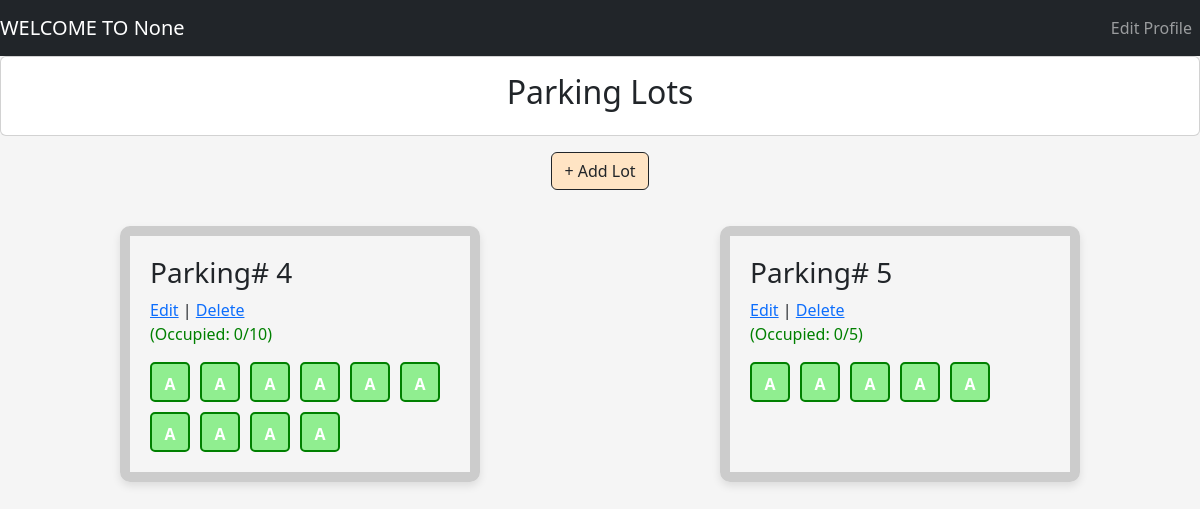
The app's page /admin/dashboard with its own data.
### tables this page shows
CREATE TABLE PARKINGLOT (
            id INTEGER PRIMARY KEY AUTOINCREMENT,
            prime_location_name TEXT NOT NULL,
            address TEXT NOT NULL,
            pincode TEXT NOT NULL,
            price INTEGER NOT NULL,
            maximum_number_of_spots INTEGER NOT NULL
        );

CREATE TABLE PARKINGSPOTS (
        id INTEGER PRIMARY KEY AUTOINCREMENT,
        lot_id INTEGER NOT NULL,
        status TEXT CHECK(status IN ('O', 'A')) NOT NULL DEFAULT 'A',
        spot_number INTEGER,  -- Optional: to identify spot within a lot
        FOREIGN KEY (lot_id) REFERENCES PARKINGLOT(id) ON DELETE CASCADE
        );

### controllers/admin_controller.py (the view)
@admin.route("/admin/dashboard", methods = ['GET','POST'])
def dashboard():
    def getOccupiedValue(spots):
        occupied = 0
        for s in spots:
            if s[2] == 'O': #Getting status
                occupied = occupied+1
        return occupied
    lots = get_all_parking_lots()
    print(lots)
    all_parking_lots = []
    for lot in lots:
        lot_id = lot[0]
        spots = get_all_parking_spots(lot_id)
        total = len(spots)
        occupied = getOccupiedValue(spots)
        available = total - occupied
        all_parking_lots.append({
            "lot": lot,
            "spots": spots,
            "total": total,
            "occupied": occupied,
            "available": available
        })
    print(all_parking_lots)
    return render_template("dashboard/admin_dashboard.html", lots_data = all_parking_lots)

### models/parking_lot.py (called while the page is built)
def get_all_parking_lots():
    connection = sqlite3.connect(DATABASE_PARKING)
    cur = connection.cursor()
    cur.execute(''' Select * from PARKINGLOT ''')
    lots = cur.fetchall()
    connection.commit()
    connection.close()
    return lots

def get_all_parking_spots(lot_id):
    connection = sqlite3.connect(DATABASE_PARKING)
    cur = connection.cursor()
    cur.execute('''
                    Select * from PARKINGSPOTS where lot_id = (?)
                ''', (lot_id,))
    spots = cur.fetchall()
    connection.commit()
    connection.close()
    return spots

### templates/dashboard/admin_dashboard.html
{% extends "navbar.html" %}
{% block content %}
<div style="align-items: center;" class="card">
  <div class="card-body">
    <h2 >Parking Lots</h2>
  </div>
</div>
<div class="mt-auto p-3 text-center">
  <button type="button" class="btn btn-outline-dark btn_add_lot" onclick="window.location.href='/admin/addlot'">
    + Add Lot
  </button>
</div>
<div class=" d-flex flex-row align-content-center justify-content-evenly" style="margin-left: 100;">
  {% for lot in lots_data %}
    <div class="parking_lot">
      <h3>Parking# {{ lot.lot[0] }}</h3>
      <a onclick="window.location.href='/admin/edit?lot_id={{ lot.lot[0] }}'" class="btn-outline-dark">Edit</a> |
      <a href="/admin/delete?lot_id={{ lot.lot[0] }}">Delete</a>
      <p style="color: green;">(Occupied: {{ lot.occupied }}/{{ lot.total }})</p>
      <div class="spot">
        {% for spot in lot.spots %}
          {% if spot[2] == 'O' %}
            <div class="Occupied">O</div>
          {% else %}
            <div class="available">A</div>
          {% endif %}
        {% endfor %}
      </div>
    </div>
  {% endfor %}
</div>
{% endblock %}

### static/css/style.css (style rules this page uses)
body { background-color: #f5f5f5; }
.parking_lot { border: 10px solid #ccc; border-radius: 10px; padding: 20px; margin: 20px auto; width: 30vw; box-shadow: 0 4px 8px rgba(0, 0, 0, 0.1); }
.spot { display: flex; flex-wrap: wrap; gap: 10px; margin-top: 10px; }
.Occupied, .available { width: 40px; height: 40px; text-align: center; line-height: 40px; border-radius: 5px; font-weight: bold; color: white; }
.available { background-color: lightgreen; border: 2px solid green; }
.btn_add_lot { background-color: bisque; }

### records on screen
PARKINGLOT: id "4"
PARKINGSPOTS: status "A"
PARKINGSPOTS: status "A"
PARKINGSPOTS: status "A"
PARKINGSPOTS: status "A"
PARKINGSPOTS: status "A"
PARKINGSPOTS: status "A"
PARKINGSPOTS: status "A"
PARKINGSPOTS: status "A"
PARKINGSPOTS: status "A"
PARKINGSPOTS: status "A"
PARKINGLOT: id "5"
PARKINGSPOTS: status "A"
PARKINGSPOTS: status "A"
PARKINGSPOTS: status "A"
PARKINGSPOTS: status "A"
PARKINGSPOTS: status "A"

### other values on screen
{{ session.get('name') }} "None"
{{ lot.occupied }} "0" "0"
{{ lot.total }} "10" "5"
